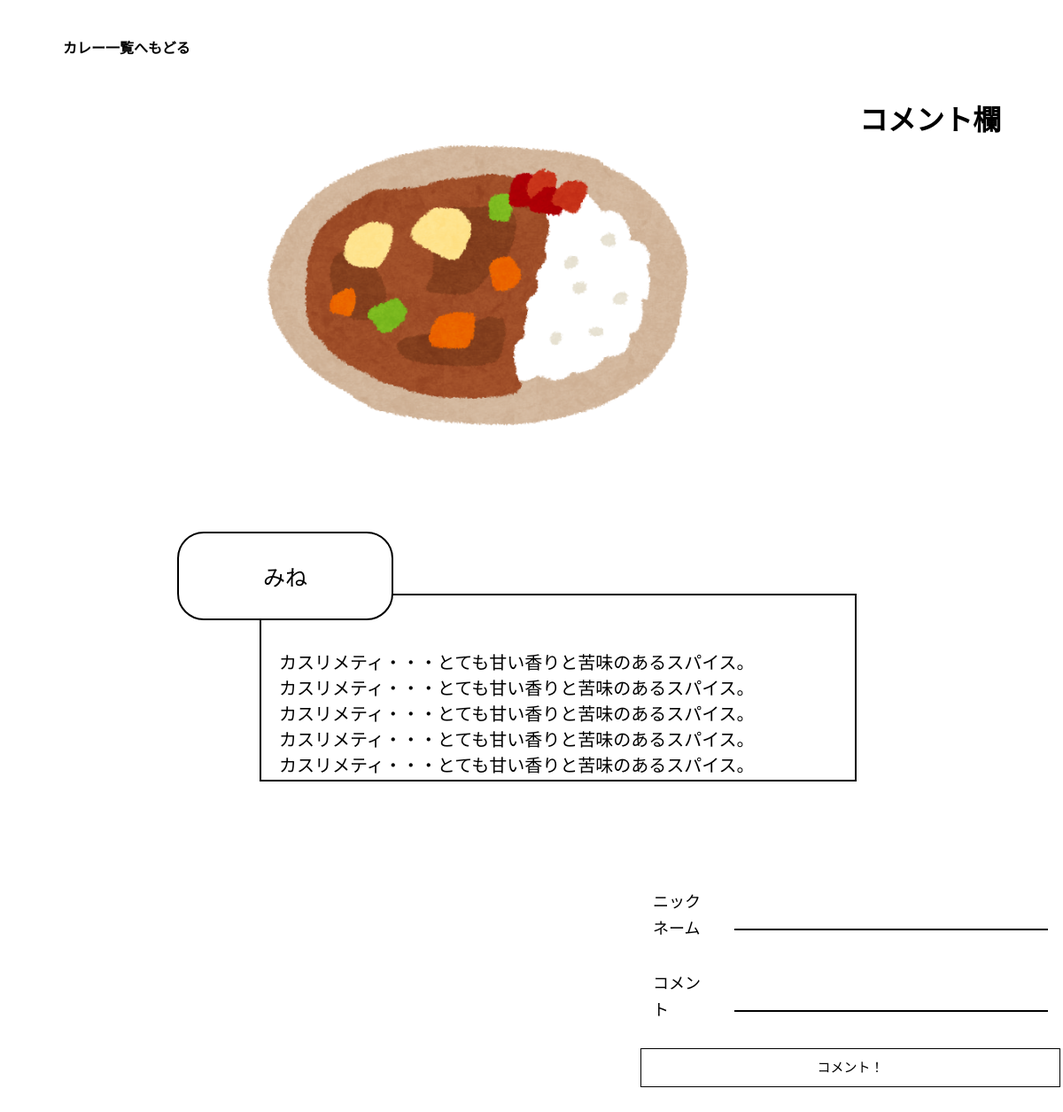
The app's page /work_about.php?id=2 with its own data.
### tables this page shows
CREATE TABLE `post` (
  `id` int(11) NOT NULL,
  `title` varchar(30) NOT NULL,
  `name` varchar(30) NOT NULL,
  `main` int(11) NOT NULL,
  `taste` int(11) NOT NULL,
  `flavor` int(11) NOT NULL,
  `hot_taste` int(11) NOT NULL,
  `post_date` datetime NOT NULL,
  `nice` int(11) NOT NULL
);

CREATE TABLE `spice` (
  `id` int(11) NOT NULL,
  `name` varchar(30) NOT NULL,
  `kind` varchar(30) NOT NULL,
  `description` text NOT NULL,
  `little_description` text NOT NULL
);

### work_about.php (called while the page is built, shortened)
<?php
require './func/func.php';
if (!empty($_GET['id'])) {
  $id = $_GET['id'];
} else {
  redirect('board.php?sort=new');
}
$cn = new mysqli(HOST, DB_USER, DB_PASS, DB_NAME);
$cn->set_charset("utf-8");
$query = "SELECT * FROM post WHERE id = ?";
$stmt = $cn->prepare($query);
$stmt->bind_param("i",$id);
$stmt->execute();
$post_row = fetch_all($stmt);
$query = "SELECT * FROM spice WHERE id = ?";
$stmt = $cn->prepare($query);
$stmt->bind_param("i",$post_row[0]['main']);
$stmt->execute();
$main = fetch_all($stmt);
$query = "SELECT * FROM spice WHERE id = ?";
$stmt = $cn->prepare($query);
$stmt->bind_param("i",$post_row[0]['taste']);
$stmt->execute();
$taste = fetch_all($stmt);
$query = "SELECT * FROM spice WHERE id = ?";
$stmt = $cn->prepare($query);
$stmt->bind_param("i",$post_row[0]['flavor']);
$stmt->execute();
$flavor = fetch_all($stmt);
$query = "SELECT * FROM spice WHERE id = ?";
$stmt = $cn->prepare($query);
$stmt->bind_param("i",$post_row[0]['hot_taste']);
$stmt->execute();
$hot_taste = fetch_all($stmt);
require_once './tpl/work_about.php';

### func/func.php (called while the page is built, shortened)
<?php
function fetch_all(& $stmt) {
  $hits = array();
  $params = array();
  $row = array();
  $meta = $stmt->result_metadata();
  while ($field = $meta->fetch_field()) {
      $params[] = &$row[$field->name];
  }
  call_user_func_array(array($stmt, 'bind_result'), $params);
  while ($stmt->fetch()) {
    $c = array();
    foreach($row as $key => $val) {
      $c[$key] = $val;
    }
    $hits[] = $c;
  }
  return $hits;
}

### tpl/work_about.php (the view, shortened to what this page needs)
<!DOCTYPE html>
<html lang="jn" dir="ltr">
<head>
  <link rel="stylesheet" href="./css/work_about.css">
</head>
<body>
  <div id="container">
    <div id="header">
      <p><a href="board.php?sort=new">カレー一覧へもどる</a></p>
    </div>
    <div id="result_image">
      <div id="curry_image">
        <p><img src="./img/curry.png"></p>
      </div>
    </div>
    <div id="description">
      <h1>コメント欄</h1>
    </div>
    <div class="board_table">
      <form action="#" method="post">
        <table>
          <tr>
            <td>ニックネーム</td>
            <td><input type="text" name="name" value=""></td>
          </tr>
          <tr>
            <td>コメント</td>
            <td><input type="text" name="msg" value=""></td>
          </tr>
          <tr>
            <th colspan="2" class="button_submit"><button type="submit">コメント！</button></th>
          </tr>
        </table>
      </form>
    </div>
    <div id="title">
      <p class="title_name"><?php echo $post_row[0]['name'] ?></p>
      <p class="title_info"><?php echo $main[0]['name'] ?>・・・<?php echo $main[0]['little_description'] ?><br><?php echo $taste[0]['name'] ?>・・・<?php echo $taste[0]['little_description'] ?><br><?php echo $flavor[0]['name'] ?>・・・<?php echo $flavor[0]['little_description'] ?><br><?php echo $taste[0]['name'] ?>・・・<?php echo $taste[0]['little_description'] ?><br><?php echo $hot_taste[0]['name'] ?>・・・<?php echo $hot_taste[0]['little_description'] ?></p>
    </div>
  </div>
</body>
</html>

### css/work_about.css (style rules this page uses)
* { margin:0 auto; padding:0 auto; }
body { overflow-y:hidden; }
img { max-width:500px; }
input { border:none; border-bottom:solid 2px black; width:350px; height:2em; font-size:15px; }
button { border:none; background-color:white; font-size:15px; line-height:40px; width:100%; transition:0.3s; border:solid 1px black; }
.button_submit { position:relative; top:10px; }
#container { display:grid; grid-template-rows:650px 1fr; grid-template-columns: 900px 1fr; height:100vh; width:100%; grid-template-areas: "areaA areaB" "areaC areaB"; }
#header { position:absolute; font-weight:bold; padding:40px; width:15%; height:15%; padding-left:70px; border:solid 1px white; background-color:white; transition:0.3s; }
#header a { text-decoration:none; border:none; color:black; }
#result_image { animation-name:fadein2; animation-duration: 1s; animation-fill-mode:forwards; animation-delay:4s; grid-area:areaA; position:relative; top:23%; left:10%; }
#description { animation-name:fadein2; animation-duration: 1s; animation-fill-mode:forwards; animation-delay:4s; grid-area:areaB; }
#description h1 { position:relative; top:2.5%; padding:0 auto; margin:0 auto; padding-top:80px; line-height:40px; }
.board_table { position:absolute; top:68%; left:60%; line-height:30px; font-size:18px; z-index:99; border-bottom:none; grid-area:areaB; }
.board_table td { padding:15px; }
#title { height:100vh; padding:0 auto; margin:0px; }
#title .title_name { margin-left:200px; margin-top:-50px; margin-bottom:50px; positon:relative; text-align:center; padding:30px; border:solid 2px black; border-radius:30px 30px/30px 30px; font-size:25px; width:20%; z-index:1; background-color:white; }
#title .title_info { position:relative; padding:20px; top:-10%; padding-top:60px; height:16%; z-index:-10; left:20%; font-size:20px; width:70%; border:solid 2px black; }

### records on screen
post: name "みね"
spice: name "カスリメティ", little_description "とても甘い香りと苦味のあるスパイス。"
